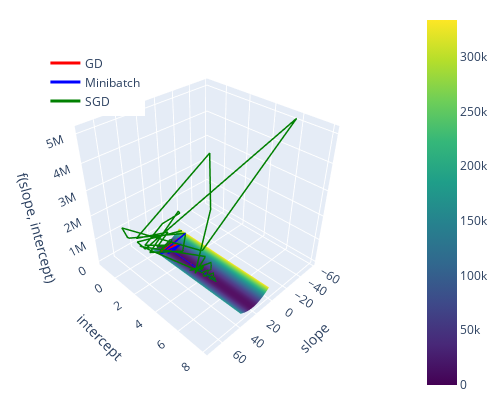

Notebook code cell kept with this figure:
### Code cell
vx_data = np.linspace(0, 35, 50)   # slope space
vy_data = np.linspace(0, 8, 50)   # intercept space
vx_mesh, vy_mesh = np.meshgrid(vx_data, vy_data, indexing="xy")
z_data = np.sum([(vx_mesh*x + vy_mesh - y)**2 for x, y in inputs], axis=0)/(len(inputs))
# print(np.shape(z_data))


fig = go.Figure(data=[go.Surface(z=z_data, x=vx_data, y=vy_data,
                                 colorscale="Viridis")])

offset = 1000 
start = 0
# print(np.shape(theta_history[start:, 0]))
z_gradient_descent_history = np.mean(
  [(theta_history[start:, 0]*x + theta_history[start:, 1] - y)**2 for x, y in inputs], 
  axis=0)
# print(np.shape(z_gradient_descent_history))
fig.add_trace(go.Scatter3d(x=theta_history[start:, 0], y=theta_history[start:, 1], 
                           z=z_gradient_descent_history + offset,
                           mode="lines",
                           line={"color": "red", "width": 3}, name="GD"))

z_minibatch_history = np.mean(
  [(theta_minibatch_history[start:, 0]*x + theta_minibatch_history[start:, 1] - y)**2 for x, y in inputs],
  axis=0)
fig.add_trace(go.Scatter3d(x=theta_minibatch_history[start:, 0], y=theta_minibatch_history[start:, 1],
                           z=z_minibatch_history + offset,
                           mode="lines",
                           line={"color": "blue", "width": 3}, name="Minibatch"))

z_sgd_history = np.mean(
  [(theta_sgd_history[start:, 0]*x + theta_sgd_history[start:, 1] - y)**2 for x, y in inputs],
  axis=0)
fig.add_trace(go.Scatter3d(x=theta_sgd_history[start:, 0], y=theta_sgd_history[start:, 1],
                           z=z_sgd_history + offset,
                           mode="lines",
                           line={"color": "green", "width": 3}, name="SGD"))

r = 1.6
camera = {"eye": {"x": r, "y": r, "z": r}}
fig.update_layout(autosize=False, width=500, height=400,
                  scene={"xaxis_title": "slope",
                         "yaxis_title": "intercept",
                         "zaxis_title": "f(slope, intercept)"},
                  margin={"l":5, "r":10, "b":5, "t":10},
                  scene_camera=camera,
                  legend={"x": 0.1, "y": 0.9})

fig.show()

### Figure 1 — Plotly figure (JSON) as saved in the notebook; plotly's stock layout.template omitted (floating-point values rounded to 4 significant figures; data arrays with more than 128 entries replaced by an {"elided": "..."} marker saying what was removed)
{"data": [{"colorscale": [[0, "#440154"], [0.1111, "#482878"], [0.2222, "#3e4989"], [0.3333, "#31688e"], [0.4444, "#26828e"], [0.5556, "#1f9e89"], [0.6667, "#35b779"], [0.7778, "#6ece58"], [0.8889, "#b5de2b"], [1, "#fde725"]], "type": "surface", "x": [0, 0.7143, 1.429, 2.143, 2.857, 3.571, 4.286, 5, 5.714, 6.429, 7.143, 7.857, 8.571, 9.286, 10, 10.71, 11.43, 12.14, 12.86, 13.57, 14.29, 15, 15.71, 16.43, 17.14, 17.86, 18.57, 19.29, 20, 20.71, 21.43, 22.14, 22.86, 23.57, 24.29, 25, 25.71, 26.43, 27.14, 27.86, 28.57, 29.29, 30, 30.71, 31.43, 32.14, 32.86, 33.57, 34.29, 35], "y": [0, 0.1633, 0.3265, 0.4898, 0.6531, 0.8163, 0.9796, 1.143, 1.306, 1.469, 1.633, 1.796, 1.959, 2.122, 2.286, 2.449, 2.612, 2.776, 2.939, 3.102, 3.265, 3.429, 3.592, 3.755, 3.918, 4.082, 4.245, 4.408, 4.571, 4.735, 4.898, 5.061, 5.224, 5.388, 5.551, 5.714, 5.878, 6.041, 6.204, 6.367, 6.531, 6.694, 6.857, 7.02, 7.184, 7.347, 7.51, 7.673, 7.837, 8], "z": {"elided": "50x50 float values"}}, {"line": {"color": "red", "width": 3}, "mode": "lines", "name": "GD", "type": "scatter3d", "x": {"elided": "5001 float values"}, "y": {"elided": "5001 float values"}, "z": {"elided": "5001 float values"}}, {"line": {"color": "blue", "width": 3}, "mode": "lines", "name": "Minibatch", "type": "scatter3d", "x": {"elided": "5001 float values"}, "y": {"elided": "5001 float values"}, "z": {"elided": "5001 float values"}}, {"line": {"color": "green", "width": 3}, "mode": "lines", "name": "SGD", "type": "scatter3d", "x": {"elided": "10001 float values"}, "y": {"elided": "10001 float values"}, "z": {"elided": "10001 float values"}}], "layout": {"autosize": false, "height": 400, "legend": {"x": 0.1, "y": 0.9}, "margin": {"b": 5, "l": 5, "r": 10, "t": 10}, "scene": {"camera": {"eye": {"x": 1.6, "y": 1.6, "z": 1.6}}, "xaxis": {"title": {"text": "slope"}}, "yaxis": {"title": {"text": "intercept"}}, "zaxis": {"title": {"text": "f(slope, intercept)"}}}, "width": 500}}
